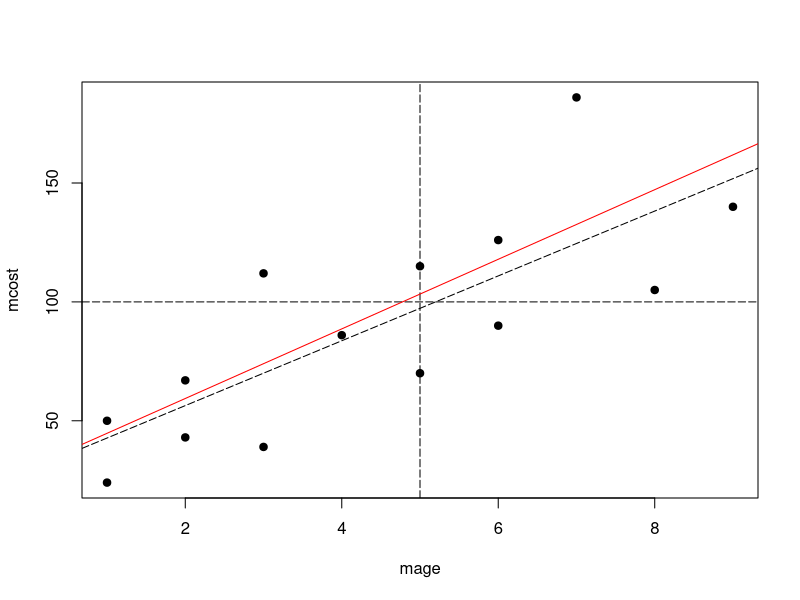
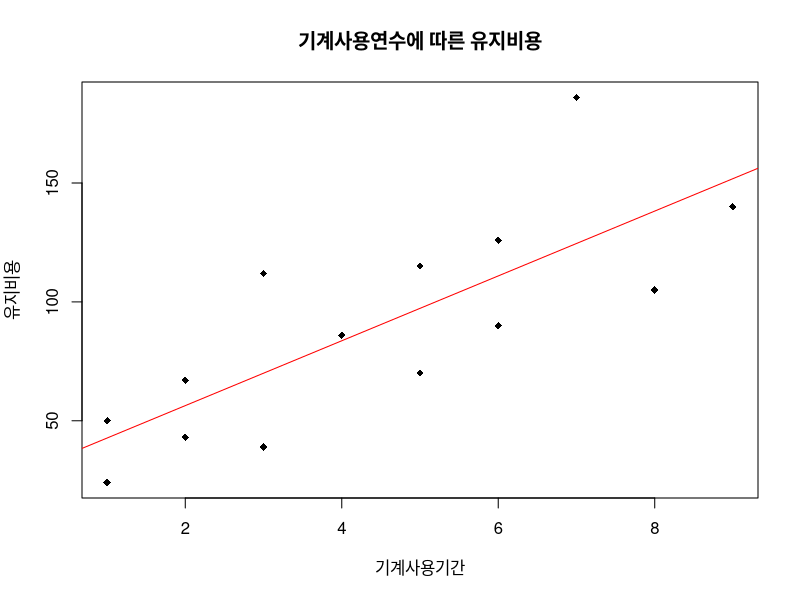
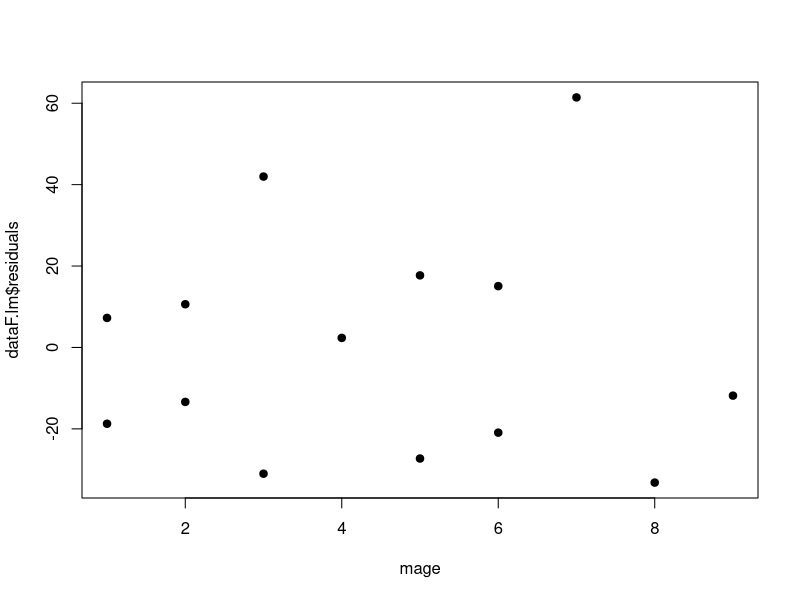
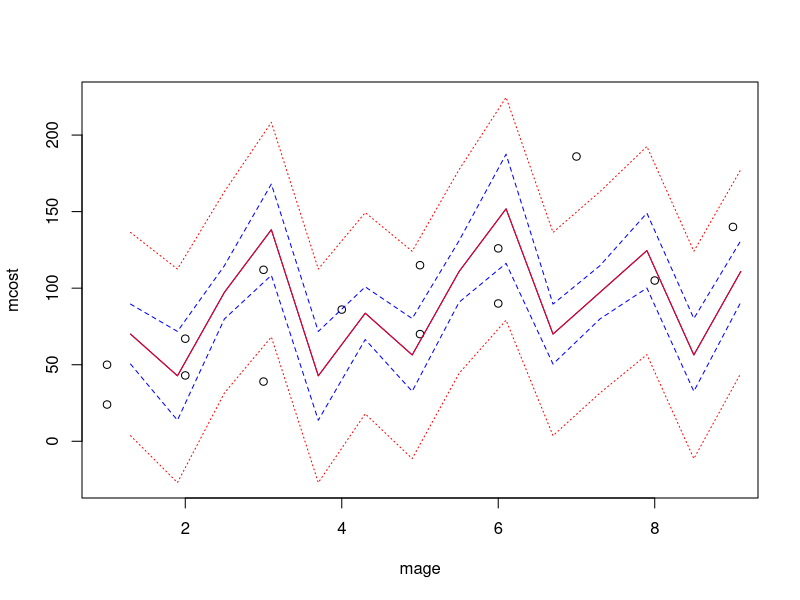

Source code (R) for these figures, in order:
## ---- chunk 1
knitr::opts_chunk$set(echo = TRUE)
## ---- chunk 2
mage = c(3,1,5,8,1,4,2,6,9,3,5,7,2,6)
mcost= c(39,24,115,105,50,86,67,90,140,112,70,186,43,126)
dataF= data.frame(mage,mcost)
## ---- chunk 3
dataF.lm = lm(mcost~mage, data=dataF)
plot(dataF,pch=19)
abline(h=100,v=5, lty=5)
abline(coef = coef(dataF.lm), lty=5)
abline(coef = dataF.lm$coefficients+1, col="RED", lty=1)
## ---- chunk 4
dataF.lm = lm(mcost~mage, data=dataF)
plot(dataF$mage,dataF$mcost, xlab="기계사용기간",ylab="유지비용",pch=18)
title("기계사용연수에 따른 유지비용")
abline(dataF.lm, lty=1, col="RED")
## ---- chunk 5
summary(dataF.lm)
## ---- chunk 6
sqrt(0.6098)
## ---- chunk 7
anova(dataF.lm)
## ---- chunk 8
mcost_result = 29.107+(13.637*4)
print(mcost_result)
## ---- chunk 9
names(dataF.lm$residuals)
plot(mage,dataF.lm$residuals, pch=19)
sum(dataF.lm$residuals)
## ---- chunk 10
sum(mage,dataF.lm$residuals)
## ---- chunk 11
sum(mcost,dataF.lm$residuals)
## ---- chunk 12
pred.frame = data.frame(X=seq(1.3, 9.5, 0.6))
pc = predict(dataF.lm, int="c", newdata = pred.frame)
pp = predict(dataF.lm, int="p", newdata = pred.frame)

pred.X = pred.frame$X
pred.X
plot(mage,mcost, ylim=range(mcost,pp))
matlines(pred.X, pc, lty=c(1,2,2), col="BLUE")
matlines(pred.X, pp, lty=c(1,3,3), col="RED")
summary(dataF.lm)
#qt(0.99,14-2)
